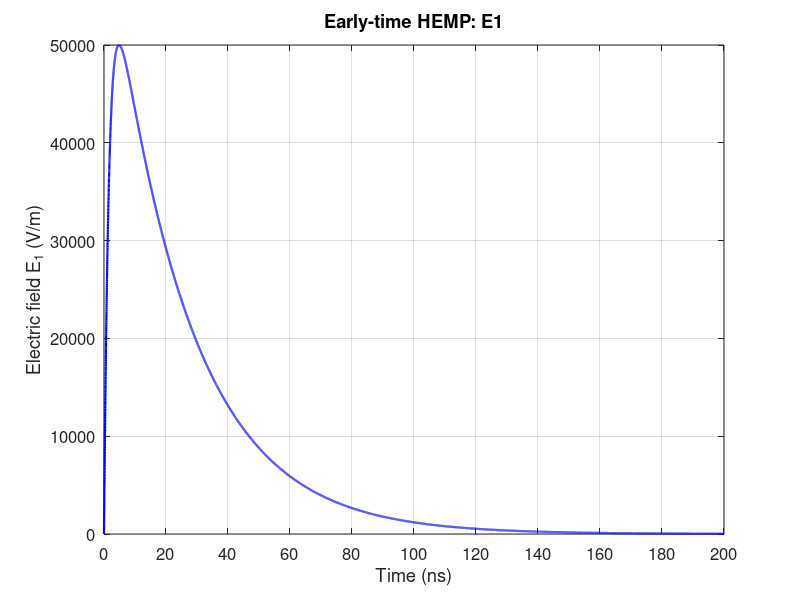

MATLAB code for this plot: (Note: this script raises an error after producing the figure.)
%% HEMP E1, E2 and E3 reference waveforms
% Parameters taken from the supplied textbook figure.
% All calculations use time in seconds and electric field in V/m.
% No additional toolboxes required.

clear; clc; close all;

%% 1. Early-time component: E1
E01 = 50000;             % V/m
k1  = 1.3;
a1  = 4e7;              % 1/s
b1  = 6e8;              % 1/s

t1 = linspace(0, 200e-9, 20001);
E1 = zeros(size(t1));

active = t1 > 0;
E1(active) = E01*k1 .* ...
    (exp(-a1*t1(active)) - exp(-b1*t1(active)));

figure('Color','w','Name','HEMP E1');
plot(t1*1e9, E1, 'b', 'LineWidth',1.6);

xlabel('Time (ns)');
ylabel('Electric field E_1 (V/m)');
title('Early-time HEMP: E1');
xlim([0 200]);
xticks(0:20:200);
grid on; box on;
set(gca,'FontSize',12);

ax = gca;
ax.YAxis.Exponent = 0;

%% 2. Intermediate-time component: E2
E02 = 100;              % V/m
k2  = 1;
a2  = 1000;             % 1/s
b2  = 6e8;              % 1/s

% Fine sampling near the fast rising edge, then a longer time range.
t2 = unique([linspace(0, 100e-9, 2001), ...
             linspace(100e-9, 5e-3, 20001)]);

E2 = zeros(size(t2));

active = t2 > 0;
E2(active) = E02*k2 .* ...
    (exp(-a2*t2(active)) - exp(-b2*t2(active)));

figure('Color','w','Name','HEMP E2');
plot(t2*1e3, E2, 'b', 'LineWidth',1.6);

xlabel('Time (ms)');
ylabel('Electric field E_2 (V/m)');
title('Intermediate-time HEMP: E2');
xlim([0 5]);
xticks(0:1:5);
grid on; box on;
set(gca,'FontSize',12);

%% 3. Late-time component: E3
E0i = 0.04;             % V/m
ki  = 1.058;
ai  = 0.02;             % 1/s
bi  = 2;                % 1/s

E0j = 0.01326;          % V/m
kj  = 9.481;
aj  = 0.015;            % 1/s
bj  = 0.02;             % 1/s

t3  = linspace(0, 500, 50001);
tau = t3 - 1;           % Shifted time: onset at t = 1 second

Ei = zeros(size(t3));
Ej = zeros(size(t3));

% Apply the onset condition to the shifted time.
active = tau > 0;

Ei(active) = E0i*ki .* ...
    (exp(-ai*tau(active)) - exp(-bi*tau(active)));

Ej(active) = E0j*kj .* ...
    (exp(-aj*tau(active)) - exp(-bj*tau(active)));

E3 = Ei - Ej;

figure('Color','w','Name','HEMP E3');
plot(t3, E3, 'b', 'LineWidth',1.6);

xlabel('Time (s)');
ylabel('Electric field E_3 (V/m)');
title('Late-time HEMP: E3');
xlim([0 500]);
xticks(0:50:500);
grid on; box on;
set(gca,'FontSize',12);

%% Print calculated peak values and their times
[peak1, index1] = max(E1);
[peak2, index2] = max(E2);
[peak3, index3] = max(E3);
[min3, indexMin3] = min(E3);

fprintf('E1 peak: %.3f kV/m at %.3f ns\n', ...
    peak1/1e3, t1(index1)*1e9);

fprintf('E2 peak: %.3f V/m at %.3f ns\n', ...
    peak2, t2(index2)*1e9);

fprintf('E3 positive peak: %.5f V/m at %.3f s\n', ...
    peak3, t3(index3));

fprintf('E3 negative peak: %.5f V/m at %.3f s\n', ...
    min3, t3(indexMin3));
